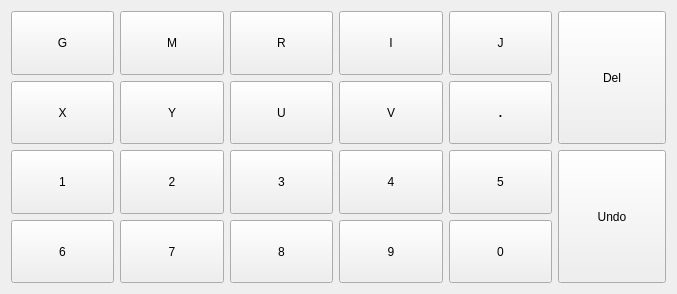
<?xml version="1.0" encoding="UTF-8"?>
<ui version="4.0">
 <class>keyboard</class>
 <widget class="QWidget" name="keyboard">
  <property name="geometry">
   <rect>
    <x>0</x>
    <y>0</y>
    <width>677</width>
    <height>294</height>
   </rect>
  </property>
  <property name="windowTitle">
   <string>Form</string>
  </property>
  <layout class="QVBoxLayout" name="verticalLayout_4">
   <item>
    <layout class="QHBoxLayout" name="horizontalLayout_3" stretch="5,1">
     <item>
      <layout class="QVBoxLayout" name="verticalLayout">
       <item>
        <layout class="QHBoxLayout" name="horizontalLayout">
         <item>
          <widget class="QPushButton" name="BT_G">
           <property name="sizePolicy">
            <sizepolicy hsizetype="Preferred" vsizetype="Preferred">
             <horstretch>0</horstretch>
             <verstretch>0</verstretch>
            </sizepolicy>
           </property>
           <property name="text">
            <string>G</string>
           </property>
          </widget>
         </item>
         <item>
          <widget class="QPushButton" name="BT_M">
           <property name="sizePolicy">
            <sizepolicy hsizetype="Preferred" vsizetype="Preferred">
             <horstretch>0</horstretch>
             <verstretch>0</verstretch>
            </sizepolicy>
           </property>
           <property name="text">
            <string>M</string>
           </property>
          </widget>
         </item>
         <item>
          <widget class="QPushButton" name="BT_R">
           <property name="sizePolicy">
            <sizepolicy hsizetype="Preferred" vsizetype="Preferred">
             <horstretch>0</horstretch>
             <verstretch>0</verstretch>
            </sizepolicy>
           </property>
           <property name="text">
            <string>R</string>
           </property>
          </widget>
         </item>
         <item>
          <widget class="QPushButton" name="BT_I">
           <property name="sizePolicy">
            <sizepolicy hsizetype="Preferred" vsizetype="Preferred">
             <horstretch>0</horstretch>
             <verstretch>0</verstretch>
            </sizepolicy>
           </property>
           <property name="text">
            <string>I</string>
           </property>
          </widget>
         </item>
         <item>
          <widget class="QPushButton" name="BT_J">
           <property name="sizePolicy">
            <sizepolicy hsizetype="Preferred" vsizetype="Preferred">
             <horstretch>0</horstretch>
             <verstretch>0</verstretch>
            </sizepolicy>
           </property>
           <property name="text">
            <string>J</string>
           </property>
          </widget>
         </item>
        </layout>
       </item>
       <item>
        <layout class="QHBoxLayout" name="horizontalLayout_2">
         <item>
          <widget class="QPushButton" name="BT_X">
           <property name="sizePolicy">
            <sizepolicy hsizetype="Preferred" vsizetype="Preferred">
             <horstretch>0</horstretch>
             <verstretch>0</verstretch>
            </sizepolicy>
           </property>
           <property name="text">
            <string>X</string>
           </property>
          </widget>
         </item>
         <item>
          <widget class="QPushButton" name="BT_Y">
           <property name="sizePolicy">
            <sizepolicy hsizetype="Preferred" vsizetype="Preferred">
             <horstretch>0</horstretch>
             <verstretch>0</verstretch>
            </sizepolicy>
           </property>
           <property name="text">
            <string>Y</string>
           </property>
          </widget>
         </item>
         <item>
          <widget class="QPushButton" name="BT_U">
           <property name="sizePolicy">
            <sizepolicy hsizetype="Preferred" vsizetype="Preferred">
             <horstretch>0</horstretch>
             <verstretch>0</verstretch>
            </sizepolicy>
           </property>
           <property name="text">
            <string>U</string>
           </property>
          </widget>
         </item>
         <item>
          <widget class="QPushButton" name="BT_V">
           <property name="sizePolicy">
            <sizepolicy hsizetype="Preferred" vsizetype="Preferred">
             <horstretch>0</horstretch>
             <verstretch>0</verstretch>
            </sizepolicy>
           </property>
           <property name="text">
            <string>V</string>
           </property>
          </widget>
         </item>
         <item>
          <widget class="QPushButton" name="BT_dot">
           <property name="sizePolicy">
            <sizepolicy hsizetype="Preferred" vsizetype="Preferred">
             <horstretch>0</horstretch>
             <verstretch>0</verstretch>
            </sizepolicy>
           </property>
           <property name="font">
            <font>
             <pointsize>9</pointsize>
             <weight>75</weight>
             <bold>true</bold>
            </font>
           </property>
           <property name="text">
            <string>.</string>
           </property>
          </widget>
         </item>
        </layout>
       </item>
      </layout>
     </item>
     <item>
      <widget class="QPushButton" name="BT_del">
       <property name="sizePolicy">
        <sizepolicy hsizetype="Preferred" vsizetype="Preferred">
         <horstretch>0</horstretch>
         <verstretch>0</verstretch>
        </sizepolicy>
       </property>
       <property name="text">
        <string>Del</string>
       </property>
      </widget>
     </item>
    </layout>
   </item>
   <item>
    <layout class="QHBoxLayout" name="horizontalLayout_6" stretch="5,1">
     <item>
      <layout class="QVBoxLayout" name="verticalLayout_3">
       <item>
        <layout class="QHBoxLayout" name="horizontalLayout_7">
         <item>
          <widget class="QPushButton" name="BT_1">
           <property name="sizePolicy">
            <sizepolicy hsizetype="Preferred" vsizetype="Preferred">
             <horstretch>0</horstretch>
             <verstretch>0</verstretch>
            </sizepolicy>
           </property>
           <property name="text">
            <string>1</string>
           </property>
          </widget>
         </item>
         <item>
          <widget class="QPushButton" name="BT_2">
           <property name="sizePolicy">
            <sizepolicy hsizetype="Preferred" vsizetype="Preferred">
             <horstretch>0</horstretch>
             <verstretch>0</verstretch>
            </sizepolicy>
           </property>
           <property name="text">
            <string>2</string>
           </property>
          </widget>
         </item>
         <item>
          <widget class="QPushButton" name="BT_3">
           <property name="sizePolicy">
            <sizepolicy hsizetype="Preferred" vsizetype="Preferred">
             <horstretch>0</horstretch>
             <verstretch>0</verstretch>
            </sizepolicy>
           </property>
           <property name="text">
            <string>3</string>
           </property>
          </widget>
         </item>
         <item>
          <widget class="QPushButton" name="BT_4">
           <property name="sizePolicy">
            <sizepolicy hsizetype="Preferred" vsizetype="Preferred">
             <horstretch>0</horstretch>
             <verstretch>0</verstretch>
            </sizepolicy>
           </property>
           <property name="text">
            <string>4</string>
           </property>
          </widget>
         </item>
         <item>
          <widget class="QPushButton" name="BT_5">
           <property name="sizePolicy">
            <sizepolicy hsizetype="Preferred" vsizetype="Preferred">
             <horstretch>0</horstretch>
             <verstretch>0</verstretch>
            </sizepolicy>
           </property>
           <property name="text">
            <string>5</string>
           </property>
          </widget>
         </item>
        </layout>
       </item>
       <item>
        <layout class="QHBoxLayout" name="horizontalLayout_8">
         <item>
          <widget class="QPushButton" name="BT_6">
           <property name="sizePolicy">
            <sizepolicy hsizetype="Preferred" vsizetype="Preferred">
             <horstretch>0</horstretch>
             <verstretch>0</verstretch>
            </sizepolicy>
           </property>
           <property name="text">
            <string>6</string>
           </property>
          </widget>
         </item>
         <item>
          <widget class="QPushButton" name="BT_7">
           <property name="sizePolicy">
            <sizepolicy hsizetype="Preferred" vsizetype="Preferred">
             <horstretch>0</horstretch>
             <verstretch>0</verstretch>
            </sizepolicy>
           </property>
           <property name="text">
            <string>7</string>
           </property>
          </widget>
         </item>
         <item>
          <widget class="QPushButton" name="BT_8">
           <property name="sizePolicy">
            <sizepolicy hsizetype="Preferred" vsizetype="Preferred">
             <horstretch>0</horstretch>
             <verstretch>0</verstretch>
            </sizepolicy>
           </property>
           <property name="text">
            <string>8</string>
           </property>
          </widget>
         </item>
         <item>
          <widget class="QPushButton" name="BT_9">
           <property name="sizePolicy">
            <sizepolicy hsizetype="Preferred" vsizetype="Preferred">
             <horstretch>0</horstretch>
             <verstretch>0</verstretch>
            </sizepolicy>
           </property>
           <property name="text">
            <string>9</string>
           </property>
          </widget>
         </item>
         <item>
          <widget class="QPushButton" name="BT_0">
           <property name="sizePolicy">
            <sizepolicy hsizetype="Preferred" vsizetype="Preferred">
             <horstretch>0</horstretch>
             <verstretch>0</verstretch>
            </sizepolicy>
           </property>
           <property name="font">
            <font>
             <pointsize>9</pointsize>
            </font>
           </property>
           <property name="text">
            <string>0</string>
           </property>
          </widget>
         </item>
        </layout>
       </item>
      </layout>
     </item>
     <item>
      <widget class="QPushButton" name="BT_undo">
       <property name="sizePolicy">
        <sizepolicy hsizetype="Preferred" vsizetype="Preferred">
         <horstretch>0</horstretch>
         <verstretch>0</verstretch>
        </sizepolicy>
       </property>
       <property name="text">
        <string>Undo</string>
       </property>
      </widget>
     </item>
    </layout>
   </item>
  </layout>
 </widget>
 <resources/>
 <connections/>
</ui>
